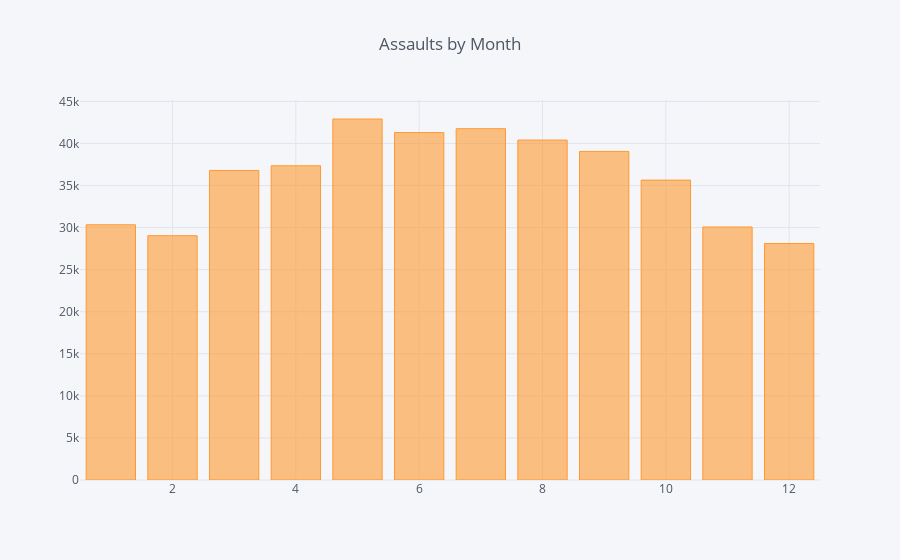

Notebook code cell kept with this figure:
### Code cell
# Assaults by month
assault_month = pd.crosstab(df_assault['Month'], df_assault['Primary Type'])
assault_month.iplot(kind='bar', title='Assaults by Month')

### Figure 1 — Plotly figure (JSON) as saved in the notebook; plotly's stock layout.template omitted (floating-point values rounded to 4 significant figures)
{"data": [{"marker": {"color": "rgba(255, 153, 51, 0.6)", "line": {"color": "rgba(255, 153, 51, 1.0)", "width": 1}}, "name": "ASSAULT", "orientation": "v", "text": "", "type": "bar", "uid": "1442967d-a28b-45f4-a726-d3999f399ad7", "x": [1, 2, 3, 4, 5, 6, 7, 8, 9, 10, 11, 12], "y": [30338, 29038, 36800, 37350, 42911, 41298, 41758, 40409, 39057, 35647, 30075, 28113]}], "layout": {"legend": {"bgcolor": "#F5F6F9", "font": {"color": "#4D5663"}}, "paper_bgcolor": "#F5F6F9", "plot_bgcolor": "#F5F6F9", "title": {"font": {"color": "#4D5663"}, "text": "Assaults by Month"}, "xaxis": {"gridcolor": "#E1E5ED", "showgrid": true, "tickfont": {"color": "#4D5663"}, "title": {"font": {"color": "#4D5663"}, "text": ""}, "zerolinecolor": "#E1E5ED"}, "yaxis": {"gridcolor": "#E1E5ED", "showgrid": true, "tickfont": {"color": "#4D5663"}, "title": {"font": {"color": "#4D5663"}, "text": ""}, "zerolinecolor": "#E1E5ED"}}}
